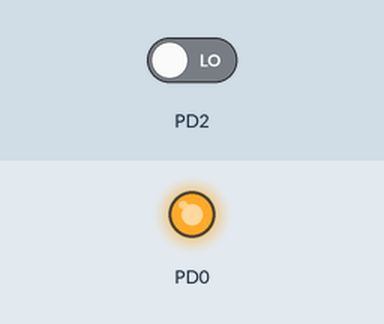
A program run on a simulated ATmega32, built with avr-gcc and emulated at 1 MHz. On the bench: output pins drawn as LEDs (lit = HIGH). The inputs (shaded band) are chosen by the test bench; at power-on: PD2 LOW.

Above: at 1.2 s.
1.3 s: PD2 driven HIGH
At 2.4 s:
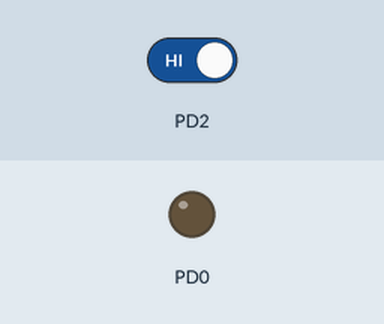
Timing chart, 0 to 4.3 s (numbered marks = the images above; inputs shaded):
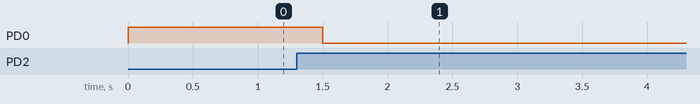

The program:

main.c
```c
/*
 * ATMEGA32.c
 *
 * Created: 9/8/2024 10:52:29 PM
 * Author : Mohamed Tarek
 */
#include "MCAL_LAYER/INTERRUPTS/external_interrupt.h"

volatile uint8 num = 0;

void isr(void);  // ISR function prototype

INTx in0 = {
    .intt = INT0_t,
    .mode = on_change,
    .EXT_HANDLER = isr
};

pin_config_t pin_j = {
    .direction = GPIO_DIRECTION_OUTPUT,
    .pin = Pin0,
    .port = PORTD_INDEX,
    .logic = GPIO_LOW
};

int main(void)
{
    /* Initialize pin PD0 as output */
    gpio_pin_initialize(&pin_j);

    /* Initialize INT0 interrupt */
    Intx_Init(&in0);

    /* Enable global interrupts */


    while (1)
    {
        // Your main loop
    }
}

/* ISR to toggle the pin */
void isr(void){
    gpio_pin_write_logic(&pin_j,GPIO_HIGH);
	_delay_ms(500);
	gpio_pin_write_logic(&pin_j,GPIO_LOW);
}
```

gpio.c
```c
/*
 * File:   gpio.c
 * Author: Mohamed Tarek
 *
 * Created on August 7, 2024, 1:32 PM
 */
#include "gpio.h"

static volatile uint8 *port_registers[4] = {&PORTA_ ,&PORTB_ ,&PORTC_ ,&PORTD_};
static volatile uint8 *DDR_registers[4] = {&DDRA_ ,&DDRB_ ,&DDRC_ ,&DDRD_};
static volatile uint8 *PIN_registers[4] = {&PINA_ ,&PINB_ ,&PINC_ ,&PIND_};

/**
 *
 * @param obj_pin
 * @param direction
 * @return
 */
Std_ReturnType gpio_pin_direction_initialize(const pin_config_t *obj_pin, direction_t direction){
    Std_ReturnType ret = E_OK;
    if(obj_pin == NULL || obj_pin->port > MAX_PORTS || obj_pin->pin > MAX_PIN){
        ret = E_NOT_OK;
    }
    else{
        switch(direction){
            case GPIO_DIRECTION_INPUT :
                CLEAR_BIT(*DDR_registers[obj_pin->port],obj_pin->pin);
                break;
                case GPIO_DIRECTION_OUTPUT :
                SET_BIT(*DDR_registers[obj_pin->port],obj_pin->pin);
                break;
            default :
                ret = E_NOT_OK;
        }
    }
    return ret;
}
/**
 *
 * @param obj_pin
 * @param logic
 * @return
 */
Std_ReturnType gpio_pin_write_logic(const pin_config_t *obj_pin,logic_t logic){
    Std_ReturnType ret = E_OK;
    if(obj_pin == NULL || obj_pin->port > MAX_PORTS || obj_pin->pin > MAX_PIN){
        ret = E_NOT_OK;
    }
    else{
        switch(logic){
            case GPIO_LOW :
                CLEAR_BIT(*port_registers[obj_pin->port],obj_pin->pin);
                break;
                case GPIO_HIGH :
                SET_BIT(*port_registers[obj_pin->port],obj_pin->pin);
                break;
            default :
                ret = E_NOT_OK;
        }
    }
    return ret;
}
/**
 *
 * @param obj_pin
 * @param logic
 * @return
 */
Std_ReturnType gpio_pin_read_logic(const pin_config_t *obj_pin,uint8 *logic){
    Std_ReturnType ret = E_OK;
    if(obj_pin == NULL || obj_pin->port > MAX_PORTS || obj_pin->pin > MAX_PIN){
        ret = E_NOT_OK;
    }
    else{
        *logic = READ_BIT(*PIN_registers[obj_pin->port],obj_pin->pin);
    }
    return ret;
}
/**
 *
 * @param obj_pin
 * @return
 */
Std_ReturnType gpio_pin_toggle_logic(const pin_config_t *obj_pin){
    Std_ReturnType ret = E_OK;
    if(obj_pin == NULL || obj_pin->port > MAX_PORTS || obj_pin->pin > MAX_PIN){
        ret = E_NOT_OK;
    }
    else{
        TOGGLE_BIT(*port_registers[obj_pin->port],obj_pin->pin);
    }
    return ret;
}
Std_ReturnType gpio_pin_initialize(const pin_config_t *obj_pin){
    Std_ReturnType ret = E_OK;
    if(obj_pin == NULL || obj_pin->port > MAX_PORTS || obj_pin->pin > MAX_PIN){
        ret = E_NOT_OK;
    }
    else{
        gpio_pin_direction_initialize(obj_pin,obj_pin->direction);
        gpio_pin_write_logic(obj_pin,obj_pin->logic);
    }
    return ret;
}


/**
 *
 * @param port
 * @param direction
 * @return
 */
Std_ReturnType gpio_port_direction_initialize(const port_t port, direction_t direction){
    Std_ReturnType ret = E_OK;
    if(port == NULL){
        ret = E_NOT_OK;
    }
    else{
        *DDR_registers[port] = direction;
    }
}
/**
 *
 * @param port
 * @param logic
 * @return
 */
Std_ReturnType gpio_port_write_logic(const port_t port,uint8 logic){
    Std_ReturnType ret = E_OK;
    if(port == NULL){
        ret = E_NOT_OK;
    }
    else{
        *port_registers[port] = logic;
    }
}
/**
 *
 * @param port
 * @param logic
 * @return
 */
Std_ReturnType gpio_port_read_logic(const port_t port,uint8 *logic){
    Std_ReturnType ret = E_OK;
    if(port == NULL){
        ret = E_NOT_OK;
    }
    else{
       *logic =  *port_registers[port];
    }
}
/**
 *
 * @param port
 * @return
 */
Std_ReturnType gpio_port_toggle_logic(const port_t port){
    Std_ReturnType ret = E_OK;
    if(port == NULL){
        ret = E_NOT_OK;
    }
    else{
        *port_registers[port] ^= 0xFF;
    }
}
```

gpio.h
```c
/*
 * File:   gpio.h
 * Author: Mohamed Tarek
 *
 * Created on August 7, 2024, 3:45 AM
 */

#ifndef GPIO_H
#define	GPIO_H
/*******************Include Section*****************/
#include "gpio_cfg.h"
#include "../Std_Types.h"

/*******************Micro Declarations***************/
#define DDRA_ *(volatile uint8 *)0x3A
#define DDRB_ *(volatile uint8 *)0x3B
#define DDRC_ *(volatile uint8 *)0x35
#define DDRD_ *(volatile uint8 *)0x31

#define PORTA_ *(volatile uint8 *)0x3B
#define PORTB_ *(volatile uint8 *)0x38
#define PORTC_ *(volatile uint8 *)0x35
#define PORTD_ *(volatile uint8 *)0x32

#define PINA_ *(volatile uint8 *)0x39
#define PINB_ *(volatile uint8 *)0x36
#define PINC_ *(volatile uint8 *)0x33
#define PIND_ *(volatile uint8 *)0x30

/*******************Micro Functions Declarations*******/
#define SET_BIT(REG, POS)    (REG |= (1 << POS))
#define CLEAR_BIT(REG,POS)    (REG &= ~(1 << POS))
#define TOGGLE_BIT(REG,POS)    (REG ^= (1 << POS))
#define READ_BIT(REG,POS)    ((REG >> POS) & 0x01)

/*******************Data Type Declaration***************/
typedef enum {
    GPIO_LOW = 0,
            GPIO_HIGH
}logic_t;

typedef enum {
    GPIO_DIRECTION_INPUT,
            GPIO_DIRECTION_OUTPUT
}direction_t;

typedef enum {
    Pin0,
            Pin1,
            Pin2,
            Pin3,
            Pin4,
            Pin5,
            Pin6,
            Pin7
}pin_t;

typedef enum {
    PORTA_INDEX,
            PORTB_INDEX,
            PORTC_INDEX,
            PORTD_INDEX
}port_t;

typedef struct{
  port_t port;
  pin_t pin;
  direction_t direction;
  logic_t logic;
}pin_config_t;

/*******************Functions Declaration***************/
Std_ReturnType gpio_pin_direction_initialize(const pin_config_t *obj_pin, direction_t direction);
Std_ReturnType gpio_pin_write_logic(const pin_config_t *obj_pin,logic_t logic);
Std_ReturnType gpio_pin_read_logic(const pin_config_t *obj_pin,uint8 *logic);
Std_ReturnType gpio_pin_toggle_logic(const pin_config_t *obj_pin);
Std_ReturnType gpio_pin_initialize(const pin_config_t *obj_pin);


Std_ReturnType gpio_port_direction_initialize(const port_t port, direction_t direction);
Std_ReturnType gpio_port_write_logic(const port_t port,uint8 logic);
Std_ReturnType gpio_port_read_logic(const port_t port,uint8 *logic);
Std_ReturnType gpio_port_toggle_logic(const port_t port);


#endif	/* GPIO_H */
```

gpio_cfg.h
```c
/*
 * File:   gpio_cfg.h
 * Author: Mohamed Tarek
 *
 * Created on August 7, 2024, 3:44 AM
 */

#ifndef GPIO_CFG_H
#define	GPIO_CFG_H
/*******************Include Section*****************/

/*******************Micro Declarations***************/
#define MAX_PORTS 5
#define MAX_PIN 8
/*******************Micro Functions Declarations*******/

/*******************Data Type Declaration***************/

#endif	/* GPIO_CFG_H */
```

Interrupt_config.h
```c
/*
 * Interrupt_config.h
 *
 * Created: 9/8/2024 11:27:42 PM
 *  Author: Mohamed Tarek
 */


#ifndef INTERRUPT_CONFIG_H_
#define INTERRUPT_CONFIG_H_

#include "../GPIO/gpio.h"
#include "../Std_libraries.h"
#define INTERRUPT_DISABLE 0x00
#define INTERRUPT_ENABLE  0x01
#define INTERRUPT  INTERRUPT_ENABLE

#if INTERRUPT == INTERRUPT_ENABLE
#define INT0_ENABLE INTERRUPT_ENABLE
#define INT1_ENABLE INTERRUPT_ENABLE
#define INT2_ENABLE INTERRUPT_ENABLE
#endif


#endif /* INTERRUPT_CONFIG_H_ */
```

external_interrupt.c
```c
/*
 * external_interrupt.c
 *
 * Created: 9/9/2024 2:34:44 AM
 *  Author: Mohamed Tarek
 */
#include "external_interrupt.h"
static void(*INT0_HANDLER)(void) = NULL;
static void(*INT1_HANDLER)(void);
static void(*INT2_HANDLER)(void);

static void mode_select_int0(const INTx *intx);
static void mode_select_int1(const INTx *intx);
static void mode_select_int2(const INTx *intx);

Std_ReturnType Intx_Init(const INTx *intx){
	Std_ReturnType ret = E_OK;
	if (intx == NULL)
	{
		ret = E_NOT_OK;
	}
	else{
		SET_BIT(SREG,7);
		if (intx->intt == INT0_t)
		{
			SET_BIT(GICR,6);
			SET_BIT(GIFR,6);
			DDRD &= ~(1 << PD2);
			INT0_HANDLER = intx->EXT_HANDLER;
			mode_select_int0(intx);
		}
		else if(intx->intt == INT1_t){
			SET_BIT(GICR,7);
			SET_BIT(GIFR,7);
			DDRD &= ~(1 << PD3);
			INT1_HANDLER = intx->EXT_HANDLER;
			mode_select_int1(intx);
		}
		else if(intx->intt == INT2){
			SET_BIT(GICR,5);
			SET_BIT(GIFR,5);
			mode_select_int2(intx);
			INT2_HANDLER = intx->EXT_HANDLER;
		}
	}
	return ret;
}


Std_ReturnType DISABLE_Init(const INTx *intx){
	Std_ReturnType ret = E_OK;
	if (intx == NULL)
	{
		ret = E_NOT_OK;
	}
	else{

		if (intx->intt == INT0_t)
		{
			CLEAR_BITR(GICR,6);

		}
		else if(intx->intt == INT1_t){
			CLEAR_BIT(GICR,7);

		}
		else if(intx->intt == INT2_t){
			CLEAR_BIT(GICR,5);

		}
	}
	return ret;
}


static void mode_select_int0(const INTx *intx){
	if(intx->mode == low_level){
		CLEAR_BIT(MCUCR,0);
		CLEAR_BIT(MCUCR,1);
	}
	else if(intx->mode == on_change){
		SET_BIT(MCUCR,0);
		CLEAR_BIT(MCUCR,1);
	}
	else if(intx->mode == failing_edge){
		SET_BIT(MCUCR,1);
		CLEAR_BIT(MCUCR,0);
	}
	else if(intx->mode == rising_edge){
		SET_BIT(MCUCR,1);
		SET_BIT(MCUCR,0);
	}
	else{}
}


static void mode_select_int1(const INTx *intx){
	if(intx->mode == low_level){
		CLEAR_BIT(MCUCR,2);
		CLEAR_BIT(MCUCR,3);
	}
	else if(intx->mode == on_change){
		SET_BIT(MCUCR,2);
		CLEAR_BIT(MCUCR,3);
	}
	else if(intx->mode == failing_edge){
		SET_BIT(MCUCR,3);
		CLEAR_BIT(MCUCR,2);
	}
	else if(intx->mode == rising_edge){
		SET_BIT(MCUCR,2);
		SET_BIT(MCUCR,3);
	}
	else{}
}

static void mode_select_int2(const INTx *intx){

	 if(intx->mode == failing_edge){

		CLEAR_BIT(MCUCSR,6);
	}
	else if(intx->mode == rising_edge){
		SET_BIT(MCUCSR,6);

	}
	else{}
}


void __vector_1(void) __attribute__((signal));
void __vector_1(void){
	if(INT0_HANDLER != NULL){
		INT0_HANDLER();
	}
	SET_BIT(GIFR,6);
}

void __vector_2(void) __attribute__((signal));
void __vector_2(void){
	if(INT1_HANDLER){
		INT1_HANDLER();
	}
	SET_BIT(GIFR,7);
}

void __vector_3(void) __attribute__((signal));
void __vector_3(void){
	if(INT2_HANDLER){
		INT2_HANDLER();
	}
	SET_BIT(GIFR,5);
}
```

external_interrupt.h
```c
/*
 * external_interrupt.h
 *
 * Created: 9/8/2024 11:30:11 PM
 *  Author: Mohamed Tarek
 */


#ifndef EXTERNAL_INTERRUPT_H_
#define EXTERNAL_INTERRUPT_H_
/*******************Include Section*****************/
#include "Interrupt_config.h"
/*******************Micro Declarations***************/

/*******************Micro Functions Declarations*******/


/*******************Data Type Declaration***************/
typedef enum {
	low_level = 0 ,
	on_change ,
	failing_edge,
	rising_edge
	}INTx_MODE;

typedef enum{
	INT0_t = 0,
	INT1_t,
	INT2_t
	}intx;
typedef struct{
	void(*EXT_HANDLER)(void);
	intx intt;
	INTx_MODE mode;
	}INTx;


Std_ReturnType Intx_Init(const INTx *intx);
Std_ReturnType DISABLE_Init(const INTx *intx);
#endif /* EXTERNAL_INTERRUPT_H_ */
```

Std_Types.h
```c
/*
 * File:   Std_Types.h
 * Author: Mohamed Tarek
 *
 * Created on August 7, 2024, 3:37 AM
 */

#ifndef STD_TYPES_H
#define	STD_TYPES_H
/*******************Include Section*****************/
#include "Std_libraries.h"

/*******************Micro Functions Declarations*******/

/*******************Data Type Declaration***************/
typedef unsigned char uint8;
typedef unsigned short uint16;
typedef unsigned int uint32;
typedef unsigned long long uint64;
typedef signed char sint8;
typedef signed short sint16;
typedef signed int sint32;
typedef signed long long sint64;


typedef enum{
    E_NOT_OK,
            E_OK
}status_t;

/*******************Micro Declarations***************/


#define Std_ReturnType uint8
#endif	/* STD_TYPES_H */
```

Std_libraries.h
```c
/*
 * File:   Std_libraries.h
 * Author: Mohamed Tarek
 *
 * Created on August 7, 2024, 3:39 AM
 */

#ifndef STD_H
#define	STD_H
/*******************Include Section*****************/
#include <avr/io.h>
#include <stdio.h>
#include <stdlib.h>
#include <util/delay.h>
/*******************Micro Declarations***************/
#define F_CPU 1000000UL
/*******************Micro Functions Declarations*******/

/*******************Data Type Declaration***************/


#endif	/* STD_H */
```

Measured:
- after the input at 1.3 s, PD0: HIGH → LOW after 0.20 s instead of 3.2 s
